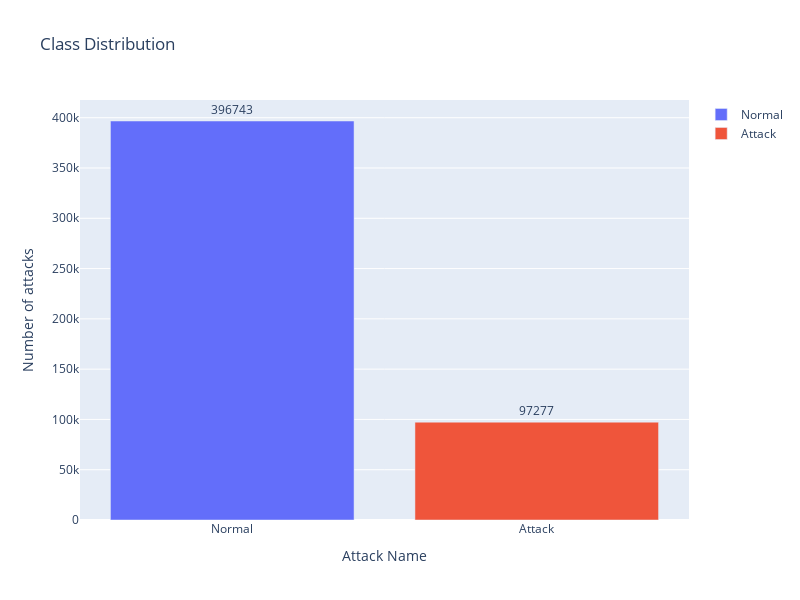

The code cell stored with this chart in its notebook:
### Code cell
import joblib
import sklearn
from sklearn.preprocessing import MinMaxScaler
from sklearn.ensemble import RandomForestClassifier
from sklearn.model_selection import GridSearchCV, train_test_split
from sklearn.metrics import accuracy_score, classification_report, confusion_matrix
from sklearn.utils import class_weight

RANDOM_STATE_SEED = 12

from plotly.offline import init_notebook_mode, iplot, plot
import plotly as py
import plotly.express as px
init_notebook_mode(connected=True)
import plotly.graph_objs as go

df = df_train
fig = go.Figure(data=[
    go.Bar(name='Normal', 
           y=df["label"].value_counts().values[0:1],
           x=['Normal'],
           text = df["label"].value_counts()[0:1],
           orientation='v',
           textposition='outside',),
    go.Bar(name='Attack', 
           y=df["label"].value_counts().values[1:2],
           x=['Attack'],
           text = df["label"].value_counts()[1:2],
           orientation='v',
           textposition='outside',)
])
# Change the bar mode
fig.update_layout(
                  width=800,
                  height=600,
                  title=f'Class Distribution',
                  yaxis_title='Number of attacks',
                  xaxis_title='Attack Name',)
iplot(fig)

### Figure 1 — Plotly figure (JSON) as saved in the notebook; plotly's stock layout.template omitted (floating-point values rounded to 4 significant figures)
{"data": [{"name": "Normal", "orientation": "v", "text": [396743], "textposition": "outside", "type": "bar", "x": ["Normal"], "y": [396743]}, {"name": "Attack", "orientation": "v", "text": [97277], "textposition": "outside", "type": "bar", "x": ["Attack"], "y": [97277]}], "layout": {"height": 600, "title": {"text": "Class Distribution"}, "width": 800, "xaxis": {"title": {"text": "Attack Name"}}, "yaxis": {"title": {"text": "Number of attacks"}}}}
